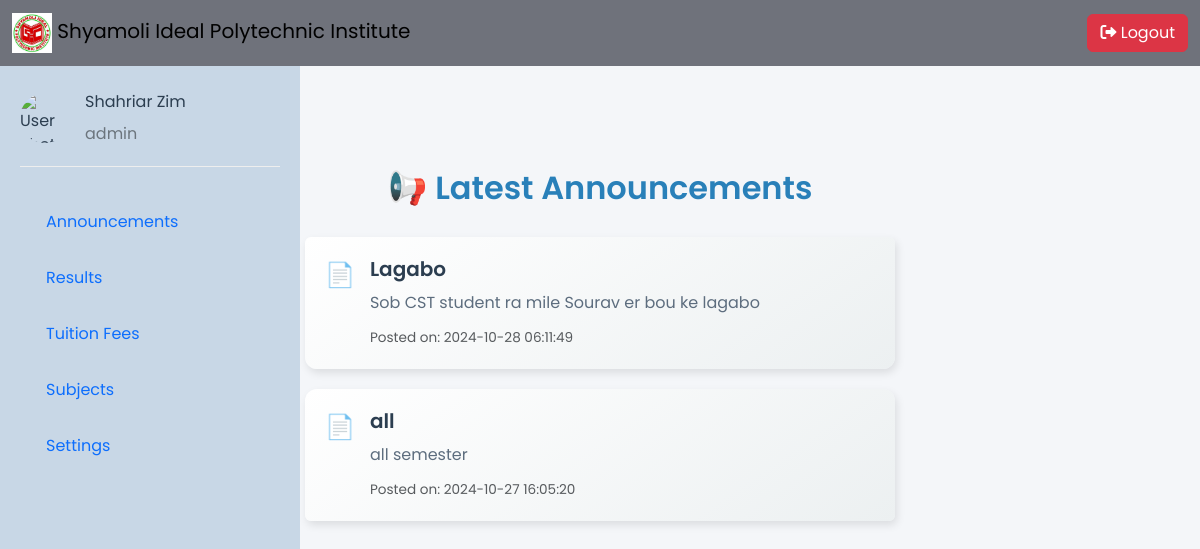
The app's page /student/announcements.php (signed in) with its own data.
### tables this page shows
CREATE TABLE `notices` (
  `id` int(11) NOT NULL,
  `title` varchar(255) NOT NULL,
  `content` text NOT NULL,
  `created_at` timestamp NOT NULL DEFAULT current_timestamp(),
  `semester` enum('1st','2nd','3rd','4th','5th','6th','7th','8th','All Semester') NOT NULL DEFAULT 'All Semester'
);

### student/announcements.php (the view, shortened to what this page needs)
<?php
include '../db/database.php';
include '../partials/navbar.php';
include '../partials/sidebar.php';
$user_id = $_SESSION['user_id'];
$query = $conn->prepare("SELECT semester FROM users WHERE user_id = ?");
$query->bind_param("s", $user_id);
$query->execute();
$result = $query->get_result();
$user = $result->fetch_assoc();
$user_semester = $user['semester'];
$stmt = $conn->prepare("
    SELECT * FROM notices
    WHERE semester = ? OR semester = 'All Semester'
    ORDER BY created_at DESC
");
$stmt->bind_param("s", $user_semester);
$stmt->execute();
$notices = $stmt->get_result();
?>
<!DOCTYPE html>
<html lang="en">
<head>
    <link rel="stylesheet" href="https://cdn.jsdelivr.net/npm/bootstrap@5.3.0/dist/css/bootstrap.min.css">
</head>
<body>
    <div class="container mt-5">
        <h2 class="text-center">📢 Latest Announcements</h2>
        <?php if ($notices->num_rows > 0): ?>
            <ul class="list-group">
                <?php while ($notice = $notices->fetch_assoc()): ?>
                    <li class="list-group-item d-flex align-items-start">
                        <span class="notice-icon">📄</span>
                        <div>
                            <h5 class="notice-title">
                                <?php echo htmlspecialchars($notice['title']); ?>
                            </h5>
                            <p class="notice-content">
                                <?php echo nl2br(htmlspecialchars($notice['content'])); ?>
                            </p>
                            <small class="text-muted">
                                Posted on: <?php echo htmlspecialchars($notice['created_at']); ?>
                            </small>
                        </div>
                    </li>
                <?php endwhile; ?>
            </ul>
        <?php else: ?>
            <div class="alert alert-info text-center" role="alert">
                No announcements available at the moment.
            </div>
        <?php endif; ?>
    </div>
</body>
</html>

### student/announcements.php (style rules this page uses)
body { background-color: #f4f6f9; font-family: 'Poppins', sans-serif; color: #2c3e50; }
h2 { margin-bottom: 30px; color: #2980b9; animation: slideIn 1.5s; font-weight: 600; font-size: 2rem; }
.list-group-item { background: linear-gradient(145deg, #ffffff, #ecf0f1); margin-bottom: 20px; border: none; border-radius: 12px; padding: 20px; box-shadow: 2px 4px 8px rgba(0, 0, 0, 0.1); transition: transform 0.3s, box-shadow 0.3s; }
.notice-icon { font-size: 1.5rem; margin-right: 15px; color: #3498db; }
.notice-title { font-weight: 600; color: #2c3e50; font-size: 1.25rem; }
.notice-content { margin: 10px 0; color: #5d6d7e; }
.text-muted { font-size: 0.85rem; color: #95a5a6; }
.container { max-width: 700px; padding: 55px; }

### records on screen
notices: title "Lagabo", content "Sob CST student ra mile Sourav er bou ke lagabo", created_at "2024-10-28 06:11:49"
notices: title "all", content "all semester", created_at "2024-10-27 16:05:20"

### other values on screen
$_SESSION['name'] "Shahriar Zim"
$_SESSION['user_type'] "admin"
